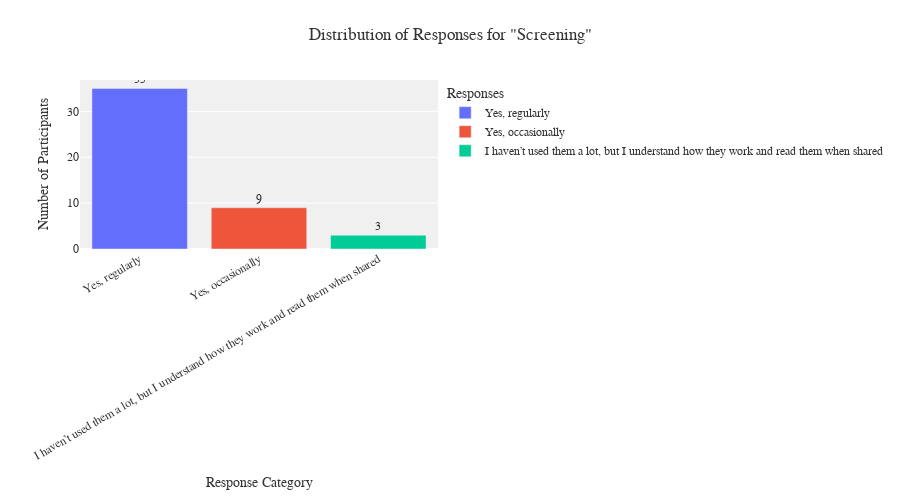

Notebook code cell kept with this figure:
### Code cell
# Create plot for the Screening data
import plotly.express as px

# Find the column related to "Screening" (case-insensitive)
screening_column = None
for col in data_entries.columns:
    if 'screening' in str(col).lower():
        screening_column = col
        break

if screening_column:
    print(f"Found screening column: '{screening_column}'")
    
    # Count the occurrences of each unique value in the screening column
    answer_counts = data_entries[screening_column].value_counts().reset_index()
    answer_counts.columns = ['Response', 'Count']
    
    # Print the unique values and their counts
    print("\nUnique values in the screening column:")
    print(answer_counts)
    
    # Create an interactive bar plot
    fig = px.bar(answer_counts, 
                 x='Response', 
                 y='Count', 
                 color='Response',  # Colors bars by response type, creates legend
                 text='Count',      # Shows count on top of bars
                 title=f'Distribution of Responses for "{screening_column}"',
                 height=500)
    
    # Improve layout
    fig.update_layout(
        xaxis_title="Response Category",
        yaxis_title="Number of Participants",
        legend_title="Responses",
        title_x=0.5,  # Center title
        plot_bgcolor='rgba(240,240,240,0.95)',  # Light grey plot area
        paper_bgcolor='white',
        font=dict(family="Arial, sans-serif", size=12, color="#333"),
        margin=dict(l=80, r=40, t=80, b=100),  # Increased bottom margin for labels
        xaxis_tickangle=-30  # Angle labels for better readability
    )
    
    # Customize hover information
    fig.update_traces(
        texttemplate='%{text}', 
        textposition='outside',
        hovertemplate="<b>Response:</b> %{x}<br><b>Count:</b> %{y}<extra></extra>"
    )
    
    fig.show()
else:
    print("Could not find a column related to 'Screening'.")
    print("Available columns:", data_entries.columns.tolist())

### Figure 1 — Plotly figure (JSON) as saved in the notebook; plotly's stock layout.template omitted (floating-point values rounded to 4 significant figures)
{"data": [{"hovertemplate": "<b>Response:</b> %{x}<br><b>Count:</b> %{y}<extra></extra>", "legendgroup": "Yes, regularly", "marker": {"color": "#636efa", "pattern": {"shape": ""}}, "name": "Yes, regularly", "orientation": "v", "showlegend": true, "text": [35.0], "textposition": "outside", "texttemplate": "%{text}", "type": "bar", "x": ["Yes, regularly"], "xaxis": "x", "y": [35], "yaxis": "y"}, {"hovertemplate": "<b>Response:</b> %{x}<br><b>Count:</b> %{y}<extra></extra>", "legendgroup": "Yes, occasionally", "marker": {"color": "#EF553B", "pattern": {"shape": ""}}, "name": "Yes, occasionally", "orientation": "v", "showlegend": true, "text": [9.0], "textposition": "outside", "texttemplate": "%{text}", "type": "bar", "x": ["Yes, occasionally"], "xaxis": "x", "y": [9], "yaxis": "y"}, {"hovertemplate": "<b>Response:</b> %{x}<br><b>Count:</b> %{y}<extra></extra>", "legendgroup": "I haven’t used them a lot, but I understand how they work and read them when shared", "marker": {"color": "#00cc96", "pattern": {"shape": ""}}, "name": "I haven’t used them a lot, but I understand how they work and read them when shared", "orientation": "v", "showlegend": true, "text": [3.0], "textposition": "outside", "texttemplate": "%{text}", "type": "bar", "x": ["I haven’t used them a lot, but I understand how they work and read them when shared"], "xaxis": "x", "y": [3], "yaxis": "y"}], "layout": {"barmode": "relative", "font": {"color": "#333", "family": "Arial, sans-serif", "size": 12}, "height": 500, "legend": {"title": {"text": "Responses"}, "tracegroupgap": 0}, "margin": {"b": 100, "l": 80, "r": 40, "t": 80}, "paper_bgcolor": "white", "plot_bgcolor": "rgba(240,240,240,0.95)", "title": {"text": "Distribution of Responses for \"Screening\"", "x": 0.5}, "xaxis": {"anchor": "y", "categoryarray": ["Yes, regularly", "Yes, occasionally", "I haven’t used them a lot, but I understand how they work and read them when shared"], "categoryorder": "array", "domain": [0, 1], "tickangle": -30, "title": {"text": "Response Category"}}, "yaxis": {"anchor": "x", "domain": [0, 1], "title": {"text": "Number of Participants"}}}}
